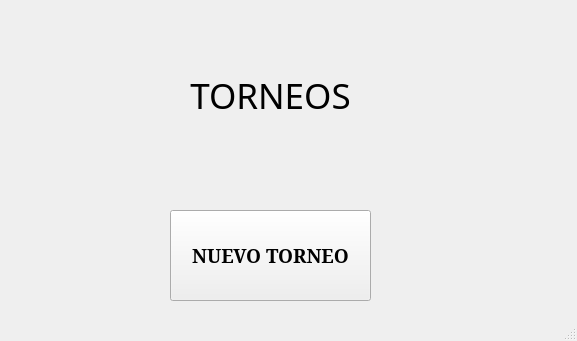
<?xml version="1.0" encoding="UTF-8"?>
<ui version="4.0">
 <class>ventana1</class>
 <widget class="QMainWindow" name="ventana1">
  <property name="geometry">
   <rect>
    <x>0</x>
    <y>0</y>
    <width>577</width>
    <height>341</height>
   </rect>
  </property>
  <property name="minimumSize">
   <size>
    <width>200</width>
    <height>200</height>
   </size>
  </property>
  <property name="windowTitle">
   <string>Ventana1</string>
  </property>
  <widget class="QWidget" name="centralwidget">
   <widget class="QLabel" name="label">
    <property name="geometry">
     <rect>
      <x>10</x>
      <y>0</y>
      <width>521</width>
      <height>191</height>
     </rect>
    </property>
    <property name="font">
     <font>
      <family>Cooper Black</family>
      <pointsize>26</pointsize>
     </font>
    </property>
    <property name="text">
     <string>TORNEOS</string>
    </property>
    <property name="alignment">
     <set>Qt::AlignCenter</set>
    </property>
   </widget>
   <widget class="QPushButton" name="torneo_button">
    <property name="geometry">
     <rect>
      <x>170</x>
      <y>210</y>
      <width>201</width>
      <height>91</height>
     </rect>
    </property>
    <property name="font">
     <font>
      <family>Constantia</family>
      <pointsize>14</pointsize>
      <weight>75</weight>
      <bold>true</bold>
     </font>
    </property>
    <property name="text">
     <string>NUEVO TORNEO</string>
    </property>
   </widget>
  </widget>
  <widget class="QMenuBar" name="menubar">
   <property name="geometry">
    <rect>
     <x>0</x>
     <y>0</y>
     <width>577</width>
     <height>21</height>
    </rect>
   </property>
  </widget>
  <widget class="QStatusBar" name="statusbar"/>
 </widget>
 <resources/>
 <connections>
  <connection>
   <sender>torneo_button</sender>
   <signal>clicked()</signal>
   <receiver>ventana1</receiver>
   <slot>nuevo_torneo()</slot>
   <hints>
    <hint type="sourcelabel">
     <x>247</x>
     <y>293</y>
    </hint>
    <hint type="destinationlabel">
     <x>253</x>
     <y>354</y>
    </hint>
   </hints>
  </connection>
 </connections>
 <slots>
  <slot>nuevo_torneo()</slot>
 </slots>
</ui>
